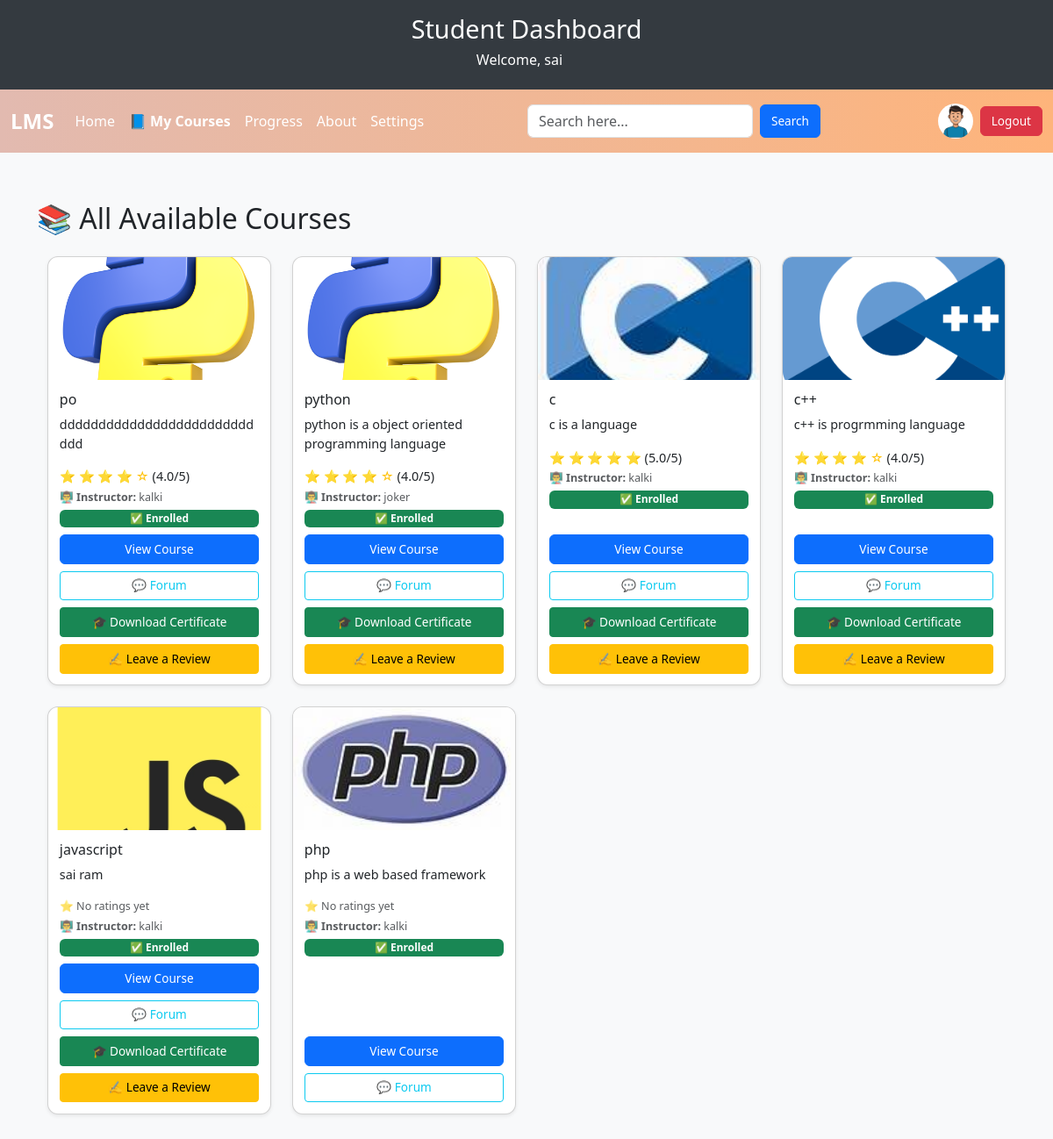
/student-dashboard/ (signed in), run on the app's committed database.
### lms/models.py (models this page shows, shortened)
class Student(models.Model):
    user = models.OneToOneField(User, on_delete=models.CASCADE)
    username = models.CharField(max_length=150, unique=True)
    email = models.EmailField(unique=True, null=True, blank=True)
    password = models.CharField(max_length=128,null=True, blank=True)
    role_type = models.CharField(max_length=10, default="student")
    profile_picture = models.ImageField(upload_to='profile_pics/', default='default.jpg') # ✅ Added
    dob = models.DateField(null=True, blank=True)
    gender = models.CharField(max_length=10, choices=[("Male", "Male"), ("Female", "Female")],default="Male")
    college = models.CharField(max_length=200, null=True, blank=True)
    permanent_address = models.TextField(null=True, blank=True)
    current_address = models.TextField(null=True, blank=True)
    summary = models.TextField(null=True, blank=True)

class Course(models.Model):
    title = models.CharField(max_length=200)
    description = models.TextField()
    teacher = models.ForeignKey(User, on_delete=models.CASCADE)
    created_at = models.DateTimeField(auto_now_add=True)
    num_lectures = models.IntegerField(default=0)
    thumbnail = models.ImageField(upload_to='course_thumbnails/', blank=True, null=True)  # New

### lms/views.py (the view, shortened to what this page needs)
# urls.py: path("student-dashboard/", student_dashboard_view, name="student_dashboard"),
@login_required
def student_dashboard_view(request):
    query = request.GET.get('q')  # Get search term from search bar
    courses = Course.objects.all()
    enrollments = Enrollment.objects.filter(student=request.user).select_related('course')
    enrolled_courses = []
    for enrollment in enrollments:
        course = enrollment.course
        total_contents = CourseContent.objects.filter(course=course).count()
        completed_contents = StudentCourseProgress.objects.filter(enrollment=enrollment, is_completed=True).count()
        can_download_certificate = total_contents > 0 and completed_contents == total_contents  # ✅ Certificate eligibility check
        enrolled_courses.append({
            'course': course,
            'can_download_certificate': can_download_certificate
        })
    return render(request, 'student_dashboard.html', {
        'courses': courses,
        'enrolled_courses': enrolled_courses,
        'student_name': request.user.get_full_name() or request.user.username,
        'query': query  # Needed to display search term in UI
    })

### lms/templatetags/average_filters.py (called while the page is built)
@register.filter
def average(reviews, field):
    values = [getattr(r, field, 0) for r in reviews if getattr(r, field, None) is not None]
    if values:
        return sum(values) / len(values)
    return None

@register.filter
def star_rating(value):
    try:
        value = float(value)
    except (ValueError, TypeError):
        return ['empty'] * 5
    stars = []
    for i in range(1, 6):
        if value >= i:
            stars.append('full')
        elif value + 0.5 >= i:
            stars.append('half')
        else:
            stars.append('empty')
    return stars

### lms/templates/student_dashboard.html (shortened to what this page needs)
{% load custom_filters %}
{% load average_filters %}
{% load static %}
<!DOCTYPE html>
<html lang="en">
<head>
    <link rel="stylesheet" href="https://cdn.jsdelivr.net/npm/bootstrap@5.3.0-alpha3/dist/css/bootstrap.min.css">
</head>
<body>
    <header class="dashboard-header">
        <h1>Student Dashboard</h1>
        <h5 class="me-3">Welcome, {{ student_name }}</h5>
    </header>
  <nav class="navbar navbar-expand-lg navbar-light">
    <div class="container-fluid">
      <a class="navbar-brand text-white" href="#">LMS</a>
      <div class="collapse navbar-collapse" id="navbarNav">
        <ul class="navbar-nav me-auto mb-2 mb-lg-0">
          <li class="nav-item">
            <a class="nav-link text-white active" href="#">Home</a>
          </li>
          <li class="nav-item">
            <a class="nav-link text-white fw-bold" style="cursor: pointer;" href="{% url 'student_my_courses' %}">
              📘 My Courses
            </a>
          </li>
          <li class="nav-item">
            <a class="nav-link text-white" href="{% url 'student_progress' %}">Progress</a>
          </li>
          <li class="nav-item">
            <a class="nav-link text-white active" href="">About</a>
          </li>
          <li class="nav-item">
            <a class="nav-link text-white" href="#">Settings</a>
          </li>
        </ul>
        <form class="d-flex me-3" method="GET">
          <input class="form-control me-2" type="search" name="q" placeholder="Search here..." value="{{ query|default:'' }}">
          <button class="btn btn-primary" type="submit">Search</button>
        </form>
             <ul class="navbar-nav ms-auto">
              <li class="nav-item">
                  <a href="{% url 'profile' %}" class="nav-link">
                      {% if request.user.student.profile_picture %}
                          <img src="{{ request.user.student.profile_picture.url }}"
                               alt="Profile" class="rounded-circle"
                               width="40" height="40">
                      {% else %}
                          <i class="bi bi-person-circle" style="font-size: 1.5rem;"></i>
                      {% endif %}
                  </a>
              </li>
          </ul>
        <a href="{% url 'logout' %}" class="btn btn-danger">Logout</a>
      </div>
    </div>
  </nav>
    <div class="container dashboard-container">
        <div class="row g-4">
            <div class="container py-5">
              <h2 class="mb-4">
                {% if query %}
                  🔍 Results for "{{ query }}"
                {% else %}
                  📚 All Available Courses
                {% endif %}
              </h2>
              <div class="container mt-4">
                <div class="row">
                  {% for item in enrolled_courses %}
                  {% with course=item.course %}
                  <div class="col-md-3 mb-4">
                    <div class="card h-100 shadow-sm">
                      {% if course.thumbnail %}
                        <img src="{{ course.thumbnail.url }}" class="card-img-top" alt="{{ course.title }}">
                      {% else %}
                        <img src="{% static 'images/default_course_thumbnail.png' %}" class="card-img-top" alt="Default Thumbnail">
                      {% endif %}
                      <div class="card-body d-flex flex-column">
                        <h5 class="card-title">{{ course.title }}</h5>
                        <p class="card-text">{{ course.description|truncatewords:20 }}</p>
                        {% with course.reviews.all as reviews %}
                        {% if reviews %}
                          {% with reviews|average:"rating" as avg_rating %}
                            {% with avg_rating|floatformat:1 as avg %}
                              <p class="text-warning mb-1">
                                {% for star in avg|star_rating %}
                                  {% if star == 'full' %}
                                    ⭐
                                  {% elif star == 'half' %}
                                    ✩
                                  {% else %}
                                    ☆
                                  {% endif %}
                                {% endfor %}
                                <span class="text-dark">({{ avg }}/5)</span>
                              </p>
                            {% endwith %}
                          {% endwith %}
                        {% else %}
                          <p class="text-muted small mb-1">⭐ No ratings yet</p>
                        {% endif %}
                      {% endwith %}
                        <p class="text-muted small mb-1">
                           👨‍🏫 <strong>Instructor:</strong> {{ course.teacher.get_full_name|default:course.teacher.username }}
                        </p>
                        <span class="badge bg-success mb-2">✅ Enrolled</span>
                        <a href="{% url 'view_course' course.id %}" class="btn btn-primary mt-auto">View Course</a>
                         <a href="{% url 'course_forum' course.id %}" class="btn btn-outline-info btn-sm mt-2">💬 Forum</a>
                        {% if item.can_download_certificate %}
                          <a href="{% url 'generate_certificate' course.id %}" class="btn btn-success btn-sm mt-2">🎓 Download Certificate</a>
                          <a href="{% url 'submit_review' course.id %}" class="btn btn-warning btn-sm mt-2">✍️ Leave a Review</a>
                        {% endif %}
                      </div>
                    </div>
                  </div>
                  {% endwith %}
                {% endfor %}
                   </div>
              </div>
</body>
</html>

### lms/templates/student_dashboard.html (style rules this page uses)
body { background-color: #f8f9fa; }
.dashboard-header { background-color: #343a40; color: white; padding: 1rem; text-align: center; }
.dashboard-container { margin-top: 2rem; }
.navbar { background: linear-gradient(to right, #e2bab0, #feb47b); }
.navbar-brand { font-weight: bold; font-size: 1.5rem; }
.nav-link { color: white !important; }
.card.h-100 { max-width: 280px; margin: 0 auto; border-radius: 12px; overflow: hidden; transition: transform 0.3s ease; }
.card-img-top { height: 140px; object-fit: cover; }
.card-body { padding: 0.8rem; font-size: 0.9rem; }
.card-title { font-size: 1rem; margin-bottom: 0.5rem; }
.badge { font-size: 0.75rem; }
.btn { padding: 0.35rem 0.75rem; font-size: 0.85rem; }
.dashboard-header h1 { font-size: 1.8rem; }
.dashboard-header h5 { font-size: 1rem; }
body { transition: background-color 0.3s ease, color 0.3s ease; }

### data on the page
Course: course "po", course.description "dddddddddddddddddddddddddddd", avg "4.0", course.teacher.get_full_name "kalki", shows "🎓 Download Certificate"
Course: course "python", course.description "python is a object oriented programming language", avg "4.0", course.teacher.get_full_name "joker", shows "🎓 Download Certificate"
Course: course.thumbnail (picture), course "c", course.description "c is a language", avg "5.0", course.teacher.get_full_name "kalki", shows "🎓 Download Certificate"
Course: course.thumbnail (picture), course "c++", course.description "c++ is progrmming language", avg "4.0", course.teacher.get_full_name "kalki", shows "🎓 Download Certificate"
Course: course.thumbnail (picture), course "javascript", course.description "sai ram", shows "⭐ No ratings yet", course.teacher.get_full_name "kalki", shows "🎓 Download Certificate"
Course: course.thumbnail (picture), course "php", course.description "php is a web based framework", shows "⭐ No ratings yet", course.teacher.get_full_name "kalki"

### other printed values
{{ student_name }} "sai"
